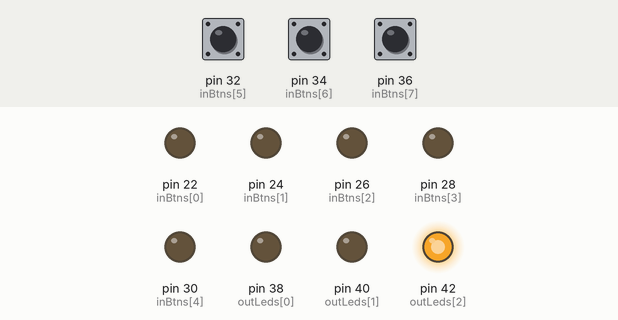
Bench run of a sketch on a simulated Arduino Mega 2560, built with avr-gcc and run on an emulated ATmega2560. Parts: output pins drawn as LEDs (lit = HIGH). Inputs (shaded band) come from the test bench; at power-on: pin 32 (inBtns[5]) HIGH, pin 36 (inBtns[7]) HIGH, pin 34 (inBtns[6]) HIGH.

Above: at 1.2 s.
1.3 s: pin 32 (inBtns[5]) pulled LOW for 0.15 s
At 2.2 s:
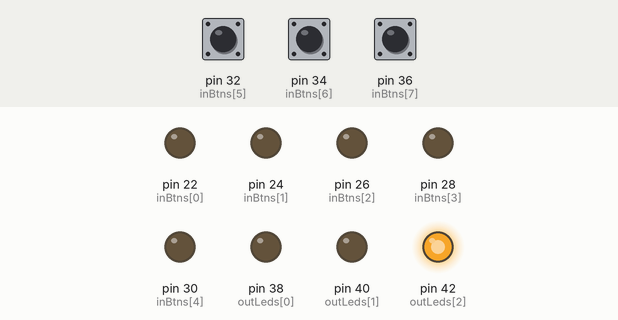
3.0 s: pin 36 (inBtns[7]) pulled LOW for 0.15 s
At 3.1 s:
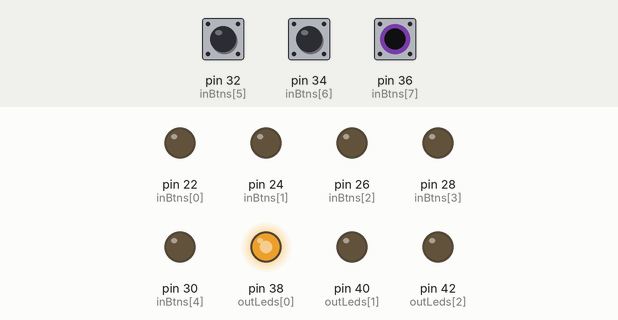
4.7 s: pin 34 (inBtns[6]) pulled LOW for 1 s
At 6.8 s:
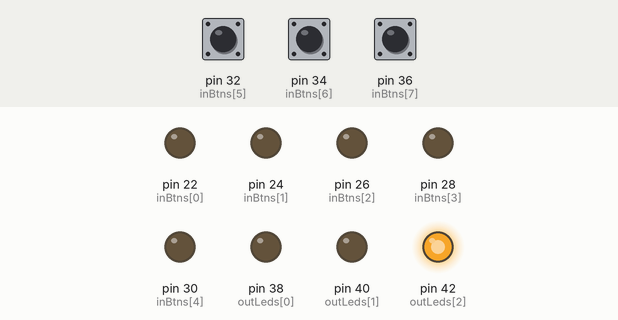
7.7 s: pin 34 (inBtns[6]) pulled LOW for 3.2 s
At 8.4 s:
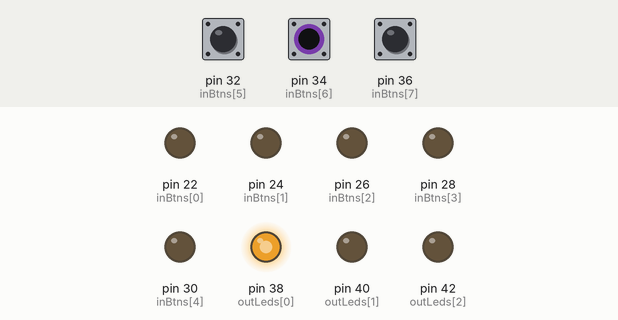
12.4 s: pin 32 (inBtns[5]) pulled LOW for 1 s
At 14.4 s:
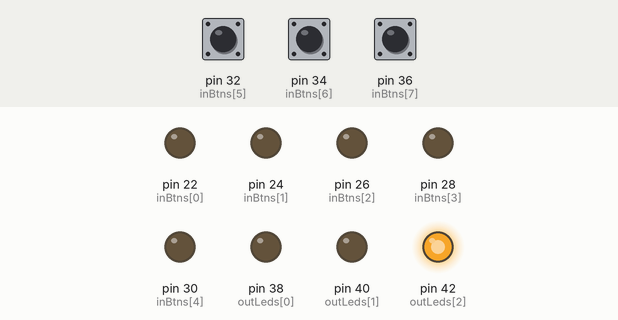
Timing chart, 0 to 15.9 s (numbered marks = the images above; inputs shaded):
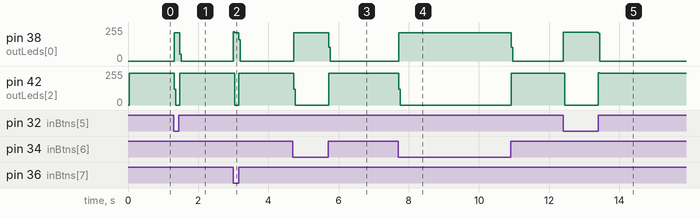

The sketch:

practica3.ino
```cpp
int inBtns[] = {22,24,26,28,30,32,34,36};
int outLeds[] = {38,40,42};

void setLeds();
int getValueFromBtns();
void setLedsValue(int a);

void setup(){
  for(int i = 0; i < 8; i++){
    pinMode(inBtns[i], INPUT);
    pinMode(outLeds[i], OUTPUT);
  }
}

void loop() {
  setLeds();
}

void setLeds(){
  int a = getValueFromBtns();
  for(int i = 0; i < 3; i++)digitalWrite(outLeds[i],LOW);
  if(a > 50){
    digitalWrite(outLeds[0],HIGH);
  }else if(a == 50){
    digitalWrite(outLeds[1],HIGH);
  }else{
    digitalWrite(outLeds[2],HIGH);
  }
}

int getValueFromBtns(){
  int a = 0;
  for(int i = 0; i < 8; i++){
    if(!digitalRead(inBtns[i])){
      bitSet(a, i);
    }
  }
  return a;
}
```

Measured:
- after the input at 1.3 s, pin 38 (outLeds[0]): 0/255 → 211/255 at once, → 0/255 0.16 s later; pin 42 (outLeds[2]): 237/255 → 0/255 at once, → 237/255 0.16 s later
- after the input at 3.0 s, pin 38 (outLeds[0]): 0/255 → 212/255 at once, → 0/255 0.16 s later; pin 42 (outLeds[2]): 237/255 → 0/255 at once, → 238/255 0.12 s later
- after the input at 4.7 s, pin 38 (outLeds[0]): 0/255 → 212/255 at once, → 0/255 1.0 s later; pin 42 (outLeds[2]): 238/255 → 0/255 at once, → 237/255 1.0 s later
- after the input at 7.7 s, pin 38 (outLeds[0]): 0/255 → 212/255 at once, → 0/255 3.2 s later; pin 42 (outLeds[2]): 237/255 → 0/255 at once, → 237/255 3.2 s later
- after the input at 12.4 s, pin 38 (outLeds[0]): 0/255 → 216/255 at once, → 0/255 1.0 s later; pin 42 (outLeds[2]): 237/255 → 0/255 at once, → 237/255 0.96 s later
